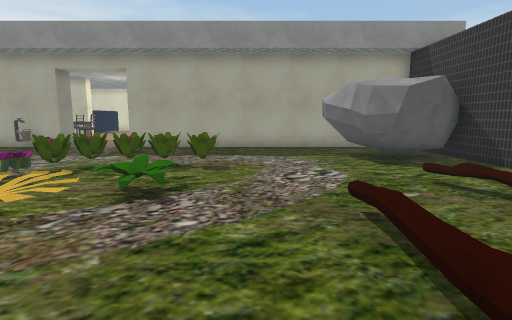
view 1 (above)

23 first-person views from a walk through a scene from a Unity 3-D project. The camera is 1.3 m above the floor, tilts 8° down and sees 80° across. The floor is counted in squares, 1 m on a side. Each view is taken from the middle of a square. On the plan, view 1 faces up. The plan holds only what a view shows up to about 14 squares ahead; the rest is blank. The place goes on beyond the plan. The player is left out. Some surface patterns are stand-ins.

view 2
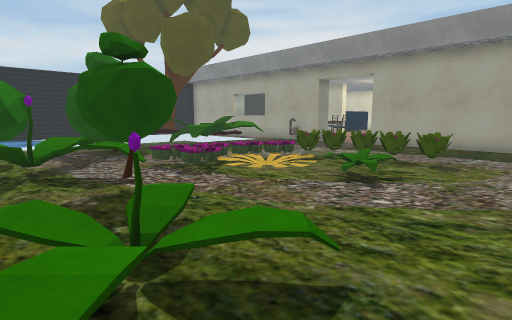

view 3
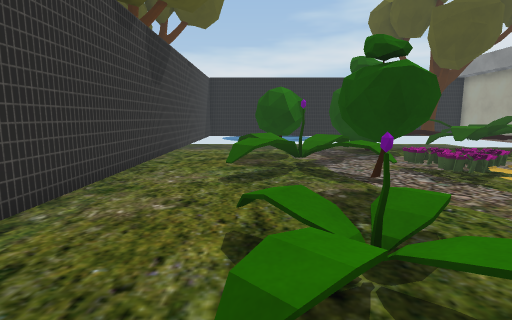

view 4
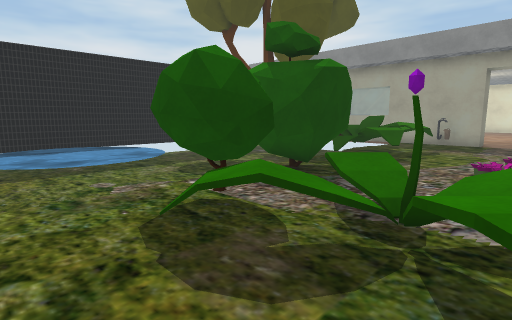

view 5
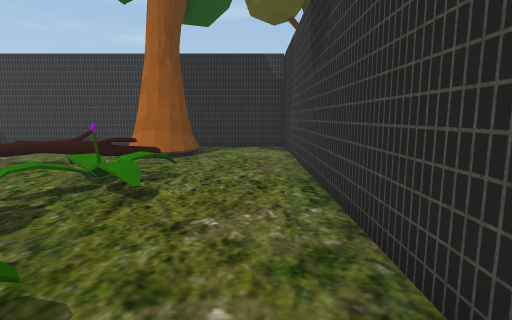

view 6
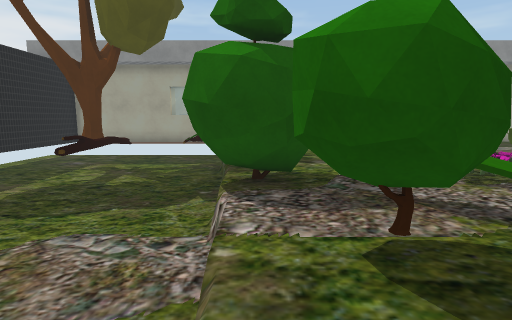

view 7
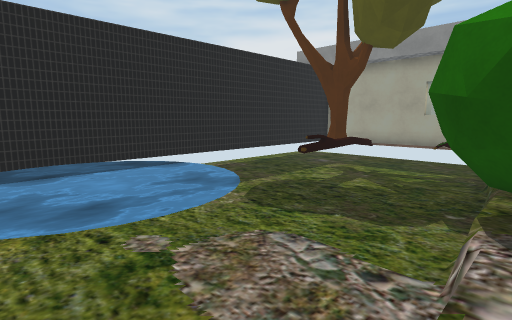

view 8
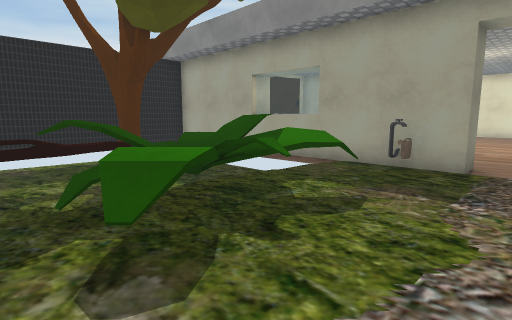

view 9
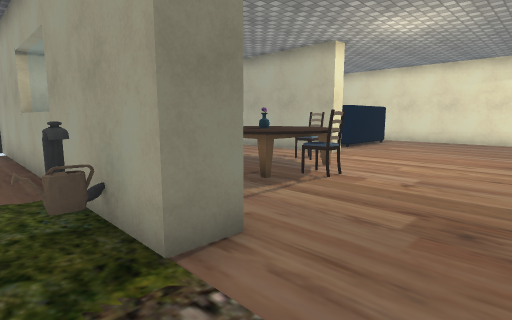

view 10
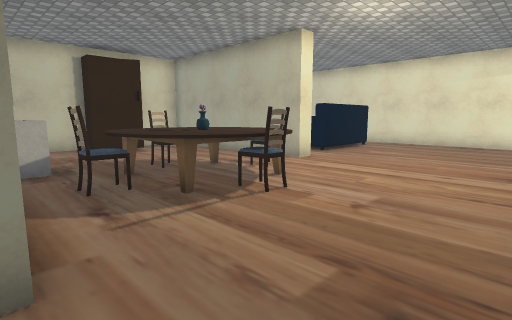

view 11
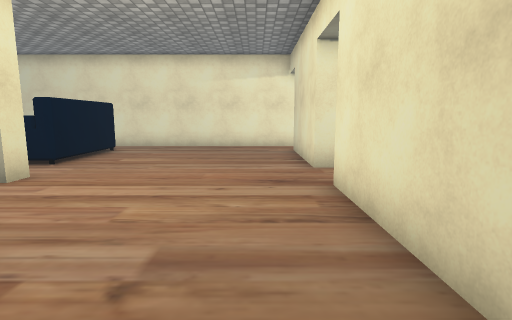

view 12
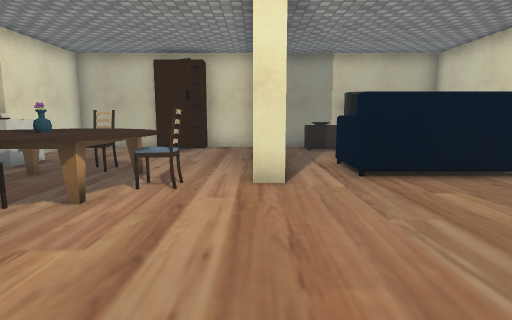

view 13
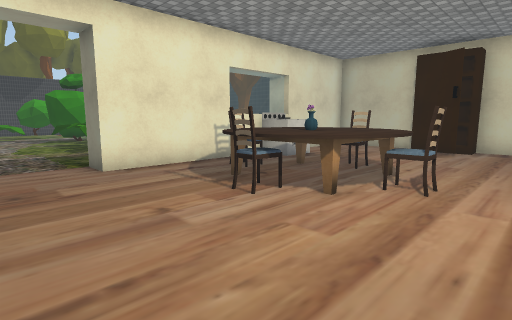

view 14
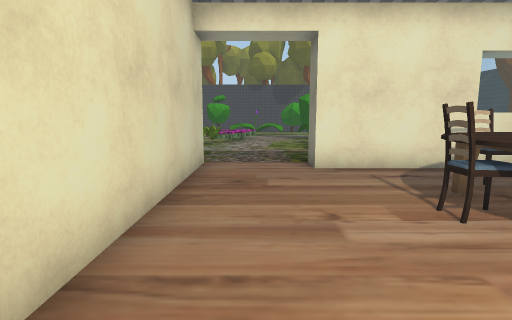

view 15
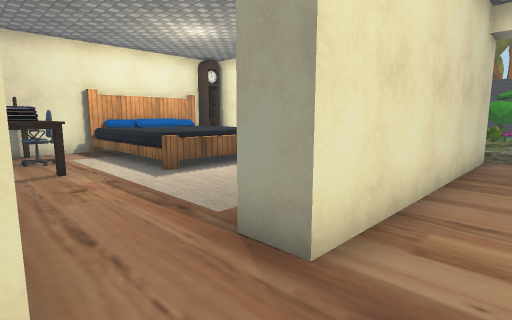

view 16
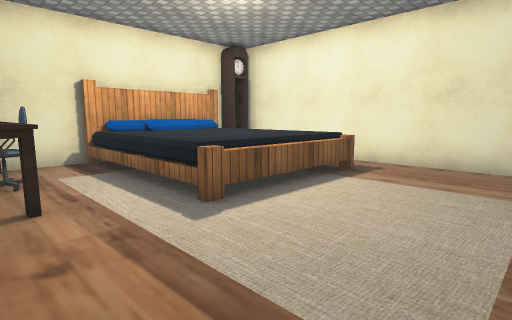

view 17
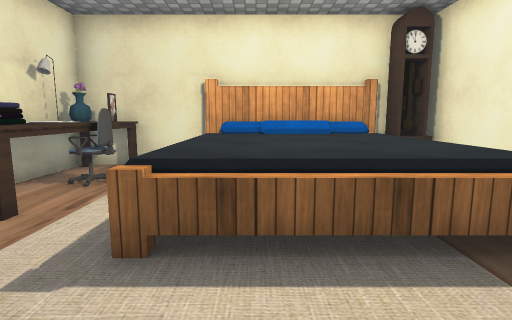

view 18
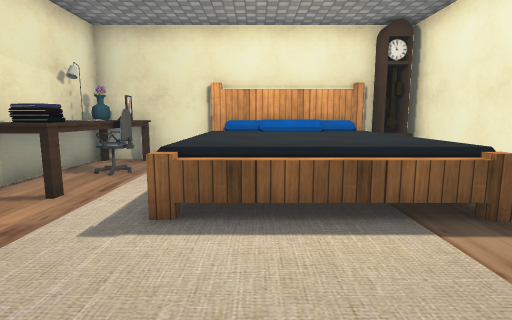

view 19
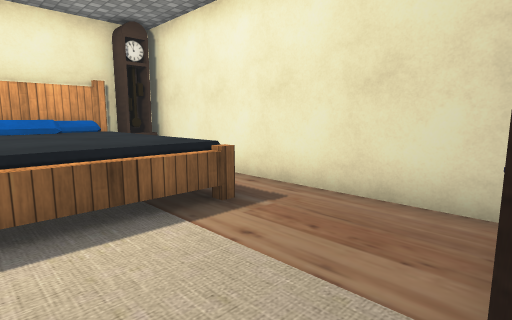

view 20
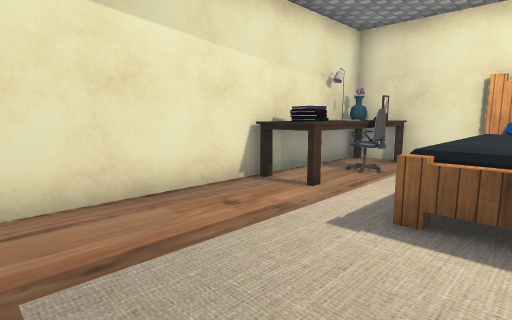

view 21
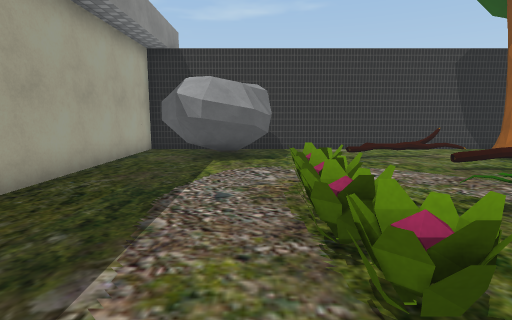

view 22
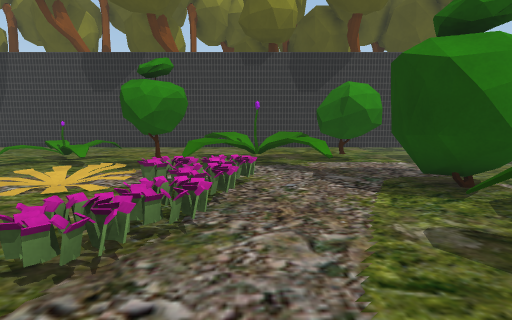

view 23
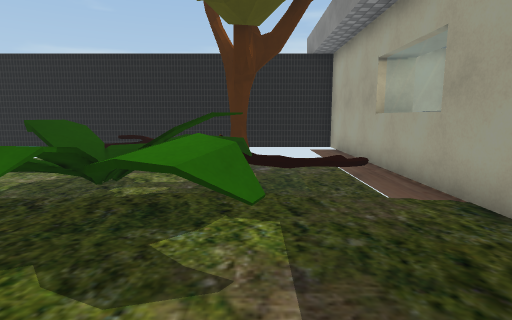

### Floor plan
Key: @ floor where view 1 was taken; # wall or solid block; . floor; ≈ water the walk keeps out of; ^ raised ledge; v drop or lower ground; R rock; P plant; L log; B bush; T tree; S stove; F sofa; A table; C chair; U cupboard; E bed; K clock; H bookshelf; O other object.
Columns run from 20 left of view 1 to 7 right of it. Each row starts with its distance up from view 1.
 30        #########
 29        ........
 28        F.......#
 27  OO    F.......#
 26 #OO    F.......#
 25 # O..  F.......#
 24 #OO...FF.......############
 23 #....................AAOOO#
 22 #########............AACAA#
 21 #..............#..........#
 20 ##.....ACA.....#....EEEEEE#
 19 #UU....AAAA....#....EEEEEE#
 18 ##  ..CAOAC....#H...EEEEEE#
 17 #......AAAA....#H...EEEEEE#
 16 #.......CC.....#H...EEEEEK#
 15 #. ..SS........#......   K#
 14 ##^#########...############
 13 v#########O#...#############
 12 vvvvvvvvv...............R  #
 11 vvvvvvvvv..............RR  #
 10 vvTTvvvLP.............RRRRR#
  9 vvTTOvvL...............RRRR#
  8 vvv OvvPP.......PPPP.......#
  7 vvv OvvvP......P...........#
  6 vvv OvvvP......P...........#
  5 vvvvvvvvvB....P.P.P.....O..#
  4 v vvvvvv BB...P.PP......O..#
  3 vvvvvvvvB#B...PPP....O..L..#
  2 v≈≈≈≈vvvBBB....BB..........#
  1 ≈≈≈≈≈≈vvv.B....BB.P..O.TT..#
  0 ≈≈≈≈≈≈vvvBBB......PP@..TTT.#
 -1 ≈≈≈≈≈≈v  .BB......P.....T..#
 -2 v≈≈≈≈≈v  ..................#
 -3    ≈     ..................#
 -4        vv###################
 -5        ###

Where each view was taken, in squares from view 1:
view 1: 0 up, 0 right, facing up
view 2: 1 down, 1 right, facing up-left
view 3: 1 down, 1 right, facing left
view 4: 3 down, 6 left, facing up-left
view 5: 3 down, 7 left, facing right
view 6: 3 down, 11 left, facing up
view 7: 2 down, 11 left, facing up-left
view 8: 5 up, 7 left, facing up-left
view 9: 12 up, 6 left, facing up-left
view 10: 14 up, 6 left, facing up-left
view 11: 16 up, 7 left, facing up
view 12: 22 up, 6 left, facing left
view 13: 22 up, 6 left, facing down-left
view 14: 22 up, 7 left, facing down
view 15: 24 up, 7 left, facing down-right
view 16: 23 up, 4 left, facing down-right
view 17: 19 up, 3 left, facing right
view 18: 19 up, 4 left, facing right
view 19: 19 up, 4 left, facing down-right
view 20: 19 up, 4 left, facing up-right
view 21: 9 up, 6 left, facing right
view 22: 9 up, 7 left, facing down
view 23: 10 up, 7 left, facing left
